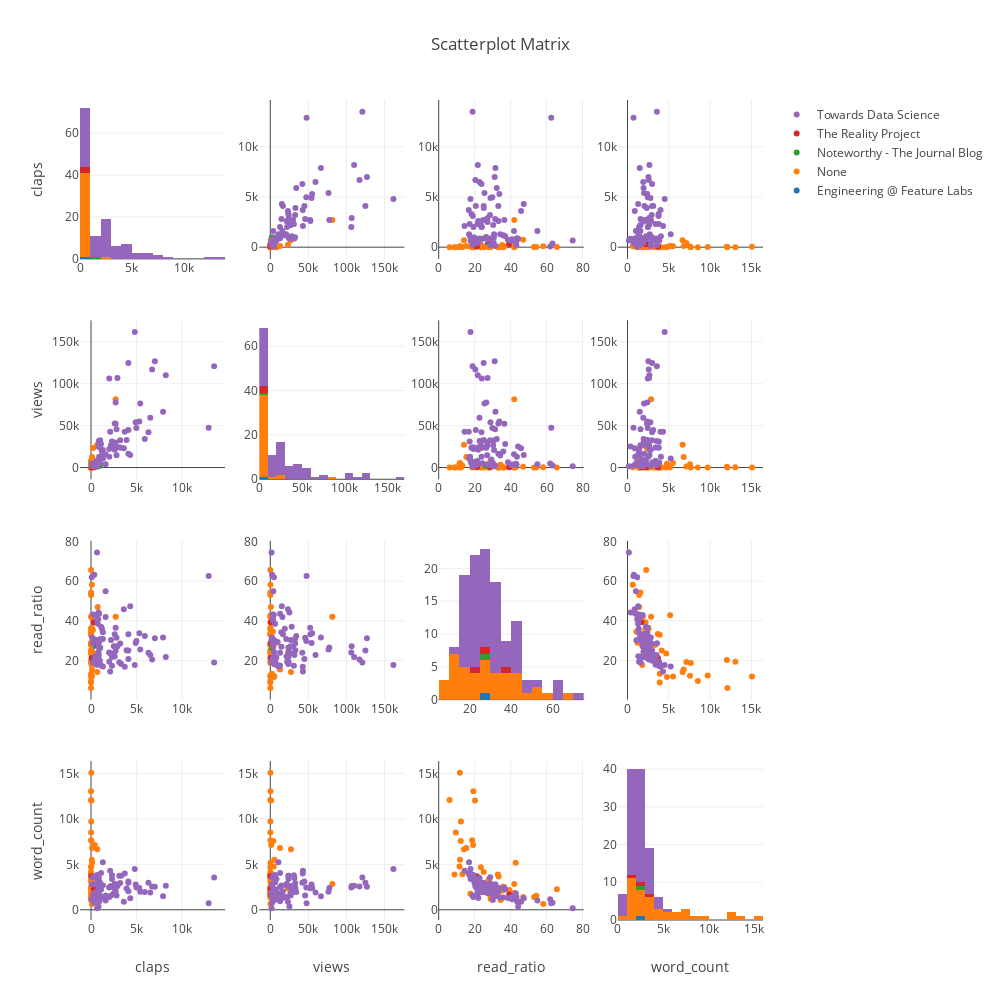

The code cell stored with this chart in its notebook:
### Code cell
# Scatter Matrix
figure = ff.create_scatterplotmatrix(df[['claps', 'publication', 'views', 'read_ratio','word_count']],
                                     diag='histogram', index='publication', height=1000, width=1000)
iplot(figure)
